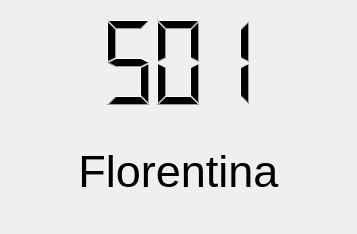
<ui version="4.0" >
 <class>Dialog</class>
 <widget class="QDialog" name="Dialog" >
  <property name="geometry" >
   <rect>
    <x>0</x>
    <y>0</y>
    <width>357</width>
    <height>234</height>
   </rect>
  </property>
  <property name="windowTitle" >
   <string>Dialog</string>
  </property>
  <layout class="QVBoxLayout" >
   <item>
    <layout class="QVBoxLayout" >
     <item>
      <widget class="QLCDNumber" name="lcdNumber" >
       <property name="frameShadow" >
        <enum>QFrame::Raised</enum>
       </property>
       <property name="lineWidth" >
        <number>0</number>
       </property>
       <property name="numDigits" >
        <number>3</number>
       </property>
       <property name="segmentStyle" >
        <enum>QLCDNumber::Filled</enum>
       </property>
       <property name="intValue" stdset="0" >
        <number>501</number>
       </property>
      </widget>
     </item>
     <item>
      <widget class="QLabel" name="label" >
       <property name="font" >
        <font>
         <pointsize>34</pointsize>
        </font>
       </property>
       <property name="text" >
        <string>Florentina</string>
       </property>
       <property name="alignment" >
        <set>Qt::AlignCenter</set>
       </property>
      </widget>
     </item>
    </layout>
   </item>
  </layout>
 </widget>
 <resources/>
 <connections/>
</ui>
